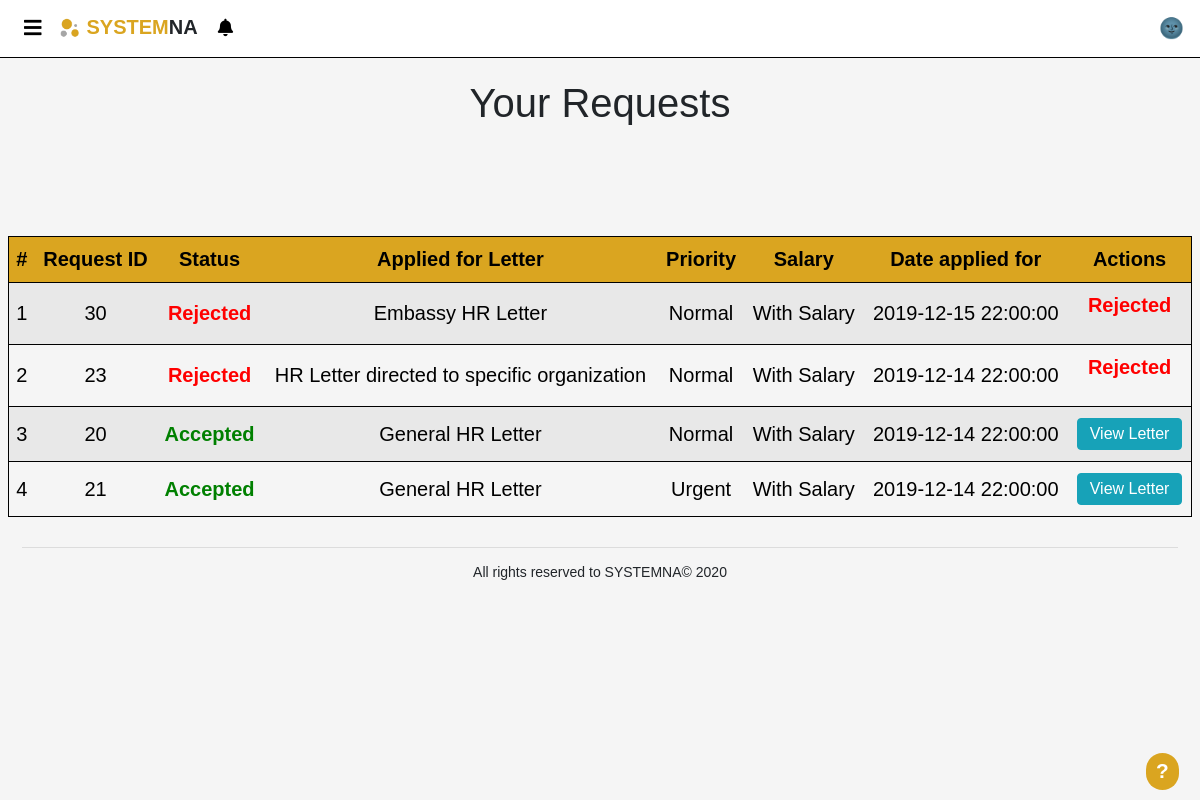
The app's page /pages/viewRequest.php (signed in) with its own data.
### tables this page shows
CREATE TABLE `requests` (
  `Request_id` int(50) NOT NULL,
  `emp_id` int(11) NOT NULL,
  `Status` tinyint(1) DEFAULT NULL,
  `priority` tinyint(1) NOT NULL,
  `salary` tinyint(1) NOT NULL,
  `date` timestamp NOT NULL DEFAULT current_timestamp(),
  `additional_info` varchar(200) NOT NULL,
  `type_name` varchar(255) NOT NULL
);

### DB/Database.php (called while the page is built, shortened)
<?php
class Database
{
    private $host = 'localhost';
    private $user = 'root';
    private $pass = '';
    private $dbName = 'hr_system';
    private $dbh;
    private $stmt;
    public function __construct()
    {
        $dsn = "mysql:host=".$this->host.";dbname=".$this->dbName;
        $options = array(
            PDO::ATTR_PERSISTENT => true,
            PDO::ATTR_ERRMODE => PDO::ERRMODE_EXCEPTION
        );
        try
        {
            $this->dbh = new PDO($dsn,$this->user,$this->pass,$options);
        }catch(PDOException $e)
        {
            echo "<br><div style='text-align: center;'>ERROR! Please try again later</div>";
            $_SESSION['error'] = 'error in DB';
            error_log("error in DB page");
            exit;
        }
    }
    public function query($sql)
    {
        $this->stmt = $this->dbh->prepare($sql);
    }
    public function execute()
    {
        return $this->stmt->execute();
    }
    public function getdata()
    {
        $this->execute();
        return $this->stmt->fetchAll(PDO::FETCH_OBJ);
    }
    public function numRows()
    {
        return $this->stmt->rowCount();
    }
}
?>

### pages/viewRequest.php (the view, shortened to what this page needs)
<?php
include "../template/header.php";
?>
<br>
<div style="text-align: center;">
    <h1 style="font-family: sans-serif;">Your Requests</h1>
</div>
<br><br>
<table id='Display'>
    <tr id='must'>
        <th>#</th>
        <th>Request ID</th>
        <th>Status</th>
        <th>Applied for Letter</th>
        <th>Priority</th>
        <th>Salary</th>
        <th>Date applied for</th>
        <th colspan="3">Actions</th>
    </tr>
    <?php
    $sql="  SELECT *
    FROM requests INNER join requests_types
    on requests.type_name=requests_types.Name where emp_id='".$_SESSION['id']."'";
    try
    {
        $DB->query($sql);
        $DB->execute();
        $y=0;
        if($DB->numRows()>0)
        {
            for($i=0;$i<$DB->numRows();$i++)
            {
                $x=$DB->getdata();
                $y++;
                $id=$x[$i]->Request_id;
                $priority=$x[$i]->priority;
                $salary=$x[$i]->salary;
                $date=$x[$i]->date;
                $type_name=$x[$i]->type_name;
                $Boolsalray = "Without Salary";
                $BoolPriority = "Urgent";
                if($salary == 1)
                {
                    $Boolsalray ="With Salary";
                }
                else $Boolsalray ="Without Salary";
                if($priority == 1)
                {
                    $BoolPriority ="Urgent";
                }
                else $BoolPriority="Normal";
                echo  "<tr>";
                echo "<td>{$y}</td>";
                echo "<td>{$id}</td>";
                if($x[$i]->Status==1){
                    echo "<td style='color:green; font-weight:bold;'>Accepted</td>";}
                else if($x[$i]->Status==0){
                    echo "<td style='color:red; font-weight:bold;' >Rejected</td>";}
                else{
                    echo "<td style='color:#be800d; font-weight:bold;' >Pending</td>";
                }
                echo "<td>{$type_name}</td>";
                echo "<td>{$BoolPriority}</td>";
                echo "<td>{$Boolsalray}</td>";
                echo "<td>$date</td>";
                if($x[$i]->Status==1){
    ?>
    <td colspan="3"><button id='<?php echo $x[$i]->type_name;?>' onclick="showdata(this.id,'<?php echo $x[$i]->salary;?>' ,'<?php echo $x[$i]->date;?>','<?php echo $id; ?>')" class="btn btn-info btn-sml" data-toggle="modal" data-target='#exampleModalLong'>View Letter</button></td>
    <?php } else if ($x[$i]->Status==0){
    ?>
    <td colspan="4"><p style="color:red; font-weight:bold;">Rejected</p></td>
    <?php }
                else   {
    ?>
    <td colspan="2"><a id="id=<?php echo $x[$i]->Request_id ;?> " href="../operations/deleterequest.php" class='deleteConfirmation EditBtn'>Delete</a></td>
    <td colspan="2"><a href="../pages/editLetter.php?id=<?php echo $x[$i]->Request_id ;?> " class='EditBtn1'>Edit</a></td>
    <?php
                    echo "</tr>";
                }
            }
        }
        else {
            echo"<tr><td colspan=9>You have no requests for now ! </td></tr>";
        }
    }
    catch(Exception $e)
    {
        $_SESSION['error'] = 'error in sql';
        error_log("Error while user trying to view letter request");
        echo "<br><div class='alert alert-danger' style='text-align: center;'>ERROR! Please try again later</div>";
    }
    ?>
</table>
<?php include "../template/footer.php"; ?>

### css/style.css (style rules this page uses)
* { margin: 0px; font-family: sans-serif; }
td, th { text-align: center; padding: 11px 7px; }
#Display tr, #tblRequests tr { color: black; border: 1px solid black; }
#Display tr:nth-child(1), #tblRequests tr:nth-child(1) { background: #DAA520; color: black; }
#Display tr:nth-child(even), #tblRequests tr:nth-child(even) { background: #e8e8e8; color: black; }
#Display, #tblRequests { margin-top: 7vh; border-collapse: collapse; border: 1px solid black; width: 100%; text-align: center; position: relative; display: table; }

### css/popup.css (style rules this page uses)
.popup-notification .popup-close:hover , { color:gold; }

### template/help.php (style rules this page uses)
* { line-height: normal !important; }

### records on screen
requests: Request_id "30", Status "Rejected", type_name "Embassy HR Letter", priority "Normal", salary "With Salary", date "2019-12-15 22:00:00"
requests: Request_id "23", Status "Rejected", type_name "HR Letter directed to specific organization", priority "Normal", salary "With Salary", date "2019-12-14 22:00:00"
requests: Request_id "20", Status "Accepted", type_name "General HR Letter", priority "Normal", salary "With Salary", date "2019-12-14 22:00:00"
requests: Request_id "21", Status "Accepted", type_name "General HR Letter", priority "Urgent", salary "With Salary", date "2019-12-14 22:00:00"
